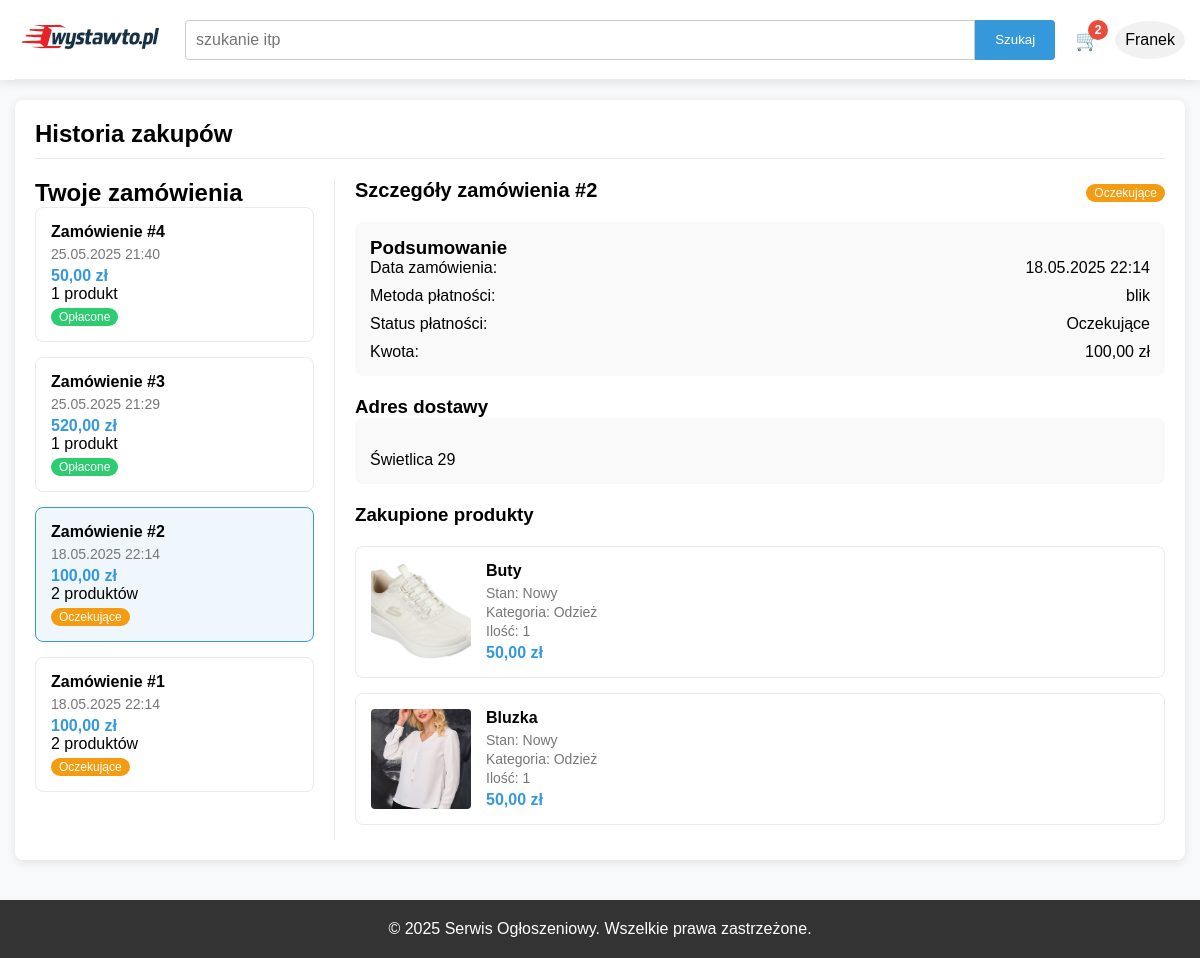
Page /SklepKACZKARP/purchase-history.php?id=2 (signed in) on the committed database.
### tables this page shows
CREATE TABLE `orders` (
  `OrderID` int(11) NOT NULL,
  `BuyerID` int(11) NOT NULL,
  `OrderDate` datetime DEFAULT current_timestamp(),
  `TotalAmount` decimal(10,2) NOT NULL,
  `Status` enum('pending','paid','shipped','completed','cancelled') DEFAULT 'pending',
  `ShippingAddress` text DEFAULT NULL,
  `PaymentMethod` varchar(50) DEFAULT NULL,
  `PaymentStatus` enum('pending','completed','failed','refunded') DEFAULT 'pending'
);

CREATE TABLE `orderdetails` (
  `OrderDetailID` int(11) NOT NULL,
  `OrderID` int(11) NOT NULL,
  `ProductID` int(11) NOT NULL,
  `Quantity` int(11) NOT NULL DEFAULT 1,
  `UnitPrice` decimal(10,2) NOT NULL
);

CREATE TABLE `products` (
  `ProductID` int(11) NOT NULL,
  `SellerID` int(11) NOT NULL,
  `CategoryID` int(11) NOT NULL,
  `Title` varchar(100) NOT NULL,
  `Description` text DEFAULT NULL,
  `Price` decimal(10,2) NOT NULL,
  `Quantity` int(11) DEFAULT 1,
  `Condition` enum('new','used','refurbished') NOT NULL,
  `PostedDate` datetime DEFAULT current_timestamp(),
  `Status` enum('active','sold','cancelled') DEFAULT 'active'
);

CREATE TABLE `categories` (
  `CategoryID` int(11) NOT NULL,
  `Name` varchar(100) NOT NULL,
  `Description` text DEFAULT NULL,
  `ParentCategoryID` int(11) DEFAULT NULL
);

### SklepKACZKARP/purchase-history.php (the view, shortened to what this page needs)
<?php
$current_user_id = $_SESSION['user_id'];
$username = $_SESSION['username'];
$conn = new mysqli("localhost", "root", "", "sklep_internetowy");
$orders_sql = "SELECT o.*,
                      COUNT(od.OrderDetailID) as ItemCount,
                      SUM(od.Quantity) as TotalItems
               FROM orders o
               JOIN orderdetails od ON o.OrderID = od.OrderID
               WHERE o.BuyerID = ?
               GROUP BY o.OrderID
               ORDER BY o.OrderDate DESC";
$stmt = $conn->prepare($orders_sql);
$stmt->bind_param("i", $current_user_id);
$stmt->execute();
$orders_result = $stmt->get_result();
$orders = [];
while ($order = $orders_result->fetch_assoc()) {
    $orders[] = $order;
}
$selected_order = null;
$order_products = [];
if (isset($_GET['id']) && is_numeric($_GET['id'])) {
    $order_id = (int)$_GET['id'];
    $check_sql = "SELECT * FROM orders WHERE OrderID = ? AND BuyerID = ?";
    $stmt = $conn->prepare($check_sql);
    $stmt->bind_param("ii", $order_id, $current_user_id);
    $stmt->execute();
    $check_result = $stmt->get_result();
    if ($check_result->num_rows > 0) {
        $selected_order = $check_result->fetch_assoc();
        $details_sql = "SELECT od.*, p.Title, p.`Condition`, c.Name as CategoryName,
                              (SELECT ImageURL FROM productimages WHERE ProductID = p.ProductID AND IsPrimary = TRUE LIMIT 1) as ImageURL
                        FROM orderdetails od
                        JOIN products p ON od.ProductID = p.ProductID
                        JOIN categories c ON p.CategoryID = c.CategoryID
                        WHERE od.OrderID = ?";
        $stmt = $conn->prepare($details_sql);
        $stmt->bind_param("i", $order_id);
        $stmt->execute();
        $details_result = $stmt->get_result();
        while ($detail = $details_result->fetch_assoc()) {
            $order_products[] = $detail;
        }
    }
}
$cart_count = 0;
$cart_sql = "SELECT SUM(Quantity) as total_items FROM cart WHERE UserID = ?";
$stmt = $conn->prepare($cart_sql);
$stmt->bind_param("i", $current_user_id);
$stmt->execute();
$cart_result = $stmt->get_result();
if ($row = $cart_result->fetch_assoc()) {
    $cart_count = $row['total_items'] ? $row['total_items'] : 0;
}
function formatStatus($status) {
    switch ($status) {
        case 'pending': return 'Oczekujące';
        case 'paid': return 'Opłacone';
    }
}
function formatCondition($condition) {
    switch ($condition) {
        case 'new': return 'Nowy';
    }
}
?>
<!DOCTYPE html>
<html lang="pl">
<head>
</head>
<body>
    <header>
        <div class="container">
            <div class="header-top">
                <div class="logo-area">
                    <a href="dashboard.php"><img src="logo-sklepu.png" alt="logo"></a>
                </div>
                <div class="search-area">
                    <form class="search-form" action="dashboard.php" method="GET">
                        <input type="text" class="search-input" name="query" placeholder="szukanie itp">
                        <button type="submit" class="search-button">Szukaj</button>
                    </form>
                </div>
                <div class="user-area">
                    <div class="cart-icon" onclick="location.href='cart.php'">
                        🛒 <span class="cart-count"><?php echo $cart_count; ?></span>
                    </div>
                    <div class="user-icon" onclick="toggleUserMenu()">
                        <?php echo htmlspecialchars($username); ?>
                    </div>
                </div>
            </div>
        </div>
    </header>
    <main class="container">
        <div class="history-container">
            <h1 class="history-title">Historia zakupów</h1>
            <?php if (empty($orders)): ?>
                <div class="no-orders">
                    <p>Nie masz jeszcze żadnych zakupów.</p>
                    <a href="dashboard.php" class="btn">Przeglądaj oferty</a>
                </div>
            <?php else: ?>
                <div class="history-layout">
                    <div class="orders-list">
                        <h2>Twoje zamówienia</h2>
                        <?php foreach ($orders as $order): ?>
                            <div class="order-card <?php echo (isset($_GET['id']) && $_GET['id'] == $order['OrderID']) ? 'active' : ''; ?>"
                                 onclick="location.href='purchase-history.php?id=<?php echo $order['OrderID']; ?>'">
                                <div class="order-id">Zamówienie #<?php echo $order['OrderID']; ?></div>
                                <div class="order-date"><?php echo date('d.m.Y H:i', strtotime($order['OrderDate'])); ?></div>
                                <div class="order-amount"><?php echo number_format($order['TotalAmount'], 2, ',', ' '); ?> zł</div>
                                <div class="order-meta"><?php echo $order['TotalItems']; ?> <?php echo $order['TotalItems'] > 1 ? 'produktów' : 'produkt'; ?></div>
                                <span class="order-status status-<?php echo $order['Status']; ?>"><?php echo formatStatus($order['Status']); ?></span>
                            </div>
                        <?php endforeach; ?>
                    </div>
                    <div class="order-details">
                        <?php if ($selected_order): ?>
                            <div class="order-details-header">
                                <div class="order-details-title">Szczegóły zamówienia #<?php echo $selected_order['OrderID']; ?></div>
                                <span class="order-status status-<?php echo $selected_order['Status']; ?>"><?php echo formatStatus($selected_order['Status']); ?></span>
                            </div>
                            <div class="order-summary">
                                <h3>Podsumowanie</h3>
                                <div class="order-summary-row">
                                    <span>Data zamówienia:</span>
                                    <span><?php echo date('d.m.Y H:i', strtotime($selected_order['OrderDate'])); ?></span>
                                </div>
                                <div class="order-summary-row">
                                    <span>Metoda płatności:</span>
                                    <span><?php echo $selected_order['PaymentMethod']; ?></span>
                                </div>
                                <div class="order-summary-row">
                                    <span>Status płatności:</span>
                                    <span><?php echo formatStatus($selected_order['PaymentStatus']); ?></span>
                                </div>
                                <div class="order-summary-row">
                                    <span>Kwota:</span>
                                    <span><?php echo number_format($selected_order['TotalAmount'], 2, ',', ' '); ?> zł</span>
                                </div>
                            </div>
                            <h3>Adres dostawy</h3>
                            <div class="shipping-address">
                                <?php echo nl2br(htmlspecialchars($selected_order['ShippingAddress'])); ?>
                            </div>
                            <h3>Zakupione produkty</h3>
                            <div class="product-list">
                                <?php foreach ($order_products as $product): ?>
                                    <div class="product-item">
                                        <div class="product-image">
                                            <img src="<?php echo !empty($product['ImageURL']) ? htmlspecialchars($product['ImageURL']) : 'default-product-image.jpg'; ?>"
                                                 alt="<?php echo htmlspecialchars($product['Title']); ?>">
                                        </div>
                                        <div class="product-info">
                                            <div class="product-title"><?php echo htmlspecialchars($product['Title']); ?></div>
                                            <div class="product-meta">Stan: <?php echo formatCondition($product['Condition']); ?></div>
                                            <div class="product-meta">Kategoria: <?php echo htmlspecialchars($product['CategoryName']); ?></div>
                                            <div class="product-meta">Ilość: <?php echo $product['Quantity']; ?></div>
                                            <div class="product-price"><?php echo number_format($product['UnitPrice'], 2, ',', ' '); ?> zł</div>
                                        </div>
                                    </div>
                                <?php endforeach; ?>
                            </div>
                        <?php else: ?>
                            <div class="empty-state">
                                <p>Wybierz zamówienie z listy, aby zobaczyć szczegóły.</p>
                            </div>
                        <?php endif; ?>
                    </div>
                </div>
            <?php endif; ?>
        </div>
    </main>
    <footer class="footer">
        <div class="container">
            <p>&copy; 2025 Serwis Ogłoszeniowy. Wszelkie prawa zastrzeżone.</p>
        </div>
    </footer>
</body>
</html>

### SklepKACZKARP/purchase-history.php (style rules this page uses)
* { margin: 0; padding: 0; box-sizing: border-box; font-family: Arial, sans-serif; }
body { background-color: #f8f9fa; }
.container { max-width: 1200px; margin: 0 auto; padding: 0 15px; }
header { background-color: #fff; box-shadow: 0 2px 10px rgba(0, 0, 0, 0.1); position: relative; }
.header-top { display: flex; justify-content: space-between; align-items: center; padding: 15px 0; border-bottom: 1px solid #eaeaea; }
.logo-area { font-size: 24px; font-weight: bold; }
.search-area { flex-grow: 1; margin: 0 20px; }
.search-form { display: flex; width: 100%; }
.search-input { flex-grow: 1; padding: 10px; border: 1px solid #ccc; border-radius: 4px 0 0 4px; font-size: 16px; }
.search-button { padding: 10px 20px; background-color: #3498db; color: white; border: none; border-radius: 0 4px 4px 0; cursor: pointer; }
.user-area { position: relative; display: flex; align-items: center; gap: 15px; }
.user-icon { cursor: pointer; font-size: 16px; padding: 10px; border-radius: 50%; background-color: #f1f1f1; }
.cart-icon { position: relative; cursor: pointer; font-size: 20px; }
.cart-count { position: absolute; top: -8px; right: -8px; background-color: #e74c3c; color: white; border-radius: 50%; width: 20px; height: 20px; display: flex; justify-content: center; align-items: center; font-size: 12px; font-weight: bold; }
a { text-decoration: none; color: black; }
.history-container { background-color: #fff; border-radius: 8px; box-shadow: 0 2px 10px rgba(0, 0, 0, 0.1); margin: 20px 0; padding: 20px; }
.history-title { font-size: 24px; margin-bottom: 20px; padding-bottom: 10px; border-bottom: 1px solid #eaeaea; }
.history-layout { display: flex; gap: 20px; }
.orders-list { width: 300px; border-right: 1px solid #eaeaea; padding-right: 20px; }
.order-details { flex: 1; }
.order-card { padding: 15px; border: 1px solid #eaeaea; border-radius: 8px; margin-bottom: 15px; cursor: pointer; transition: all 0.2s ease; }
.order-card.active { border-color: #3498db; background-color: #f0f7fc; }
.order-id { font-weight: bold; margin-bottom: 5px; }
.order-date { color: #777; font-size: 14px; margin-bottom: 5px; }
.order-amount { font-weight: bold; color: #3498db; }
.order-status { display: inline-block; padding: 2px 8px; border-radius: 12px; font-size: 12px; margin-top: 5px; }
.status-pending { background-color: #f39c12; color: white; }
.status-paid { background-color: #2ecc71; color: white; }
.order-details-header { display: flex; justify-content: space-between; align-items: center; margin-bottom: 20px; }
.order-details-title { font-size: 20px; font-weight: bold; }
.order-summary { background-color: #f9f9f9; padding: 15px; border-radius: 8px; margin-bottom: 20px; }
.order-summary-row { display: flex; justify-content: space-between; margin-bottom: 10px; }
.order-summary-row:last-child { margin-bottom: 0; }
.product-list { margin-top: 20px; }
.product-item { display: flex; border: 1px solid #eaeaea; border-radius: 8px; padding: 15px; margin-bottom: 15px; }
.product-image { width: 100px; height: 100px; margin-right: 15px; border-radius: 4px; overflow: hidden; }
.product-image img { width: 100%; height: 100%; object-fit: cover; }
.product-info { flex: 1; }
.product-title { font-weight: bold; font-size: 16px; margin-bottom: 5px; }
.product-meta { color: #777; font-size: 14px; margin-bottom: 3px; }
.product-price { font-weight: bold; color: #3498db; font-size: 16px; margin-top: 5px; }
.shipping-address { background-color: #f9f9f9; padding: 15px; border-radius: 8px; margin-bottom: 20px; white-space: pre-line; }
.footer { background-color: #333; color: white; text-align: center; padding: 20px 0; margin-top: 40px; }

### rows in the picture
orders: OrderID "4", OrderDate "25.05.2025 21:40", TotalAmount "50,00", TotalItems "1", shows "produkt", Status "Opłacone"
orders: OrderID "3", OrderDate "25.05.2025 21:29", TotalAmount "520,00", TotalItems "1", shows "produkt", Status "Opłacone"
orders: OrderID "2", OrderDate "18.05.2025 22:14", TotalAmount "100,00", TotalItems "2", shows "produktów", Status "Oczekujące", PaymentMethod "blik", PaymentStatus "Oczekujące", ShippingAddress "Świetlica 29"
orders: OrderID "1", OrderDate "18.05.2025 22:14", TotalAmount "100,00", TotalItems "2", shows "produktów", Status "Oczekujące"
orderdetails: shows a picture, ProductID.Title "Buty", ProductID.Condition "Nowy", categories.Name "Odzież", Quantity "1", UnitPrice "50,00"
orderdetails: shows a picture, ProductID.Title "Bluzka", ProductID.Condition "Nowy", categories.Name "Odzież", Quantity "1", UnitPrice "50,00"

### other values in the picture
$cart_count "2"
$username "Franek"
